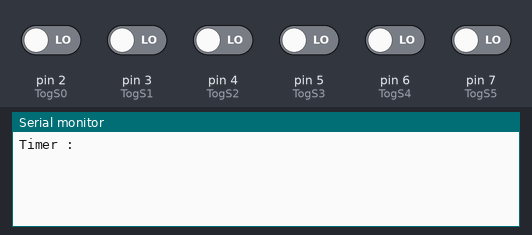
Bench run of a sketch on a simulated Arduino Uno, built with avr-gcc and run on an emulated ATmega328P. Parts: the last lines printed to the serial monitor. Inputs (shaded band) come from the test bench; at power-on: pin 2 (TogS0), pin 3 (TogS1), pin 4 (TogS2), pin 5 (TogS3), pin 6 (TogS4), pin 7 (TogS5) LOW.

Above: at 1.2 s.
1.3 s: pin 6 (TogS4) driven HIGH
At 1.8 s:
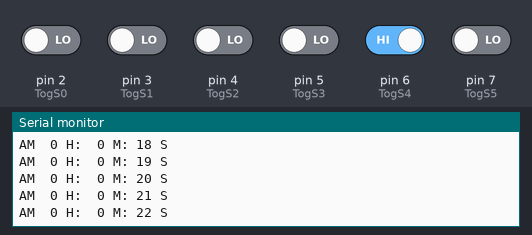
2.8 s: pin 3 (TogS1) driven HIGH
At 3.3 s:
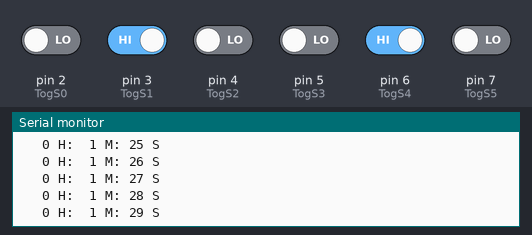
4.4 s: pin 7 (TogS5) driven HIGH
7.4 s: pin 7 (TogS5) driven LOW
At 7.9 s:
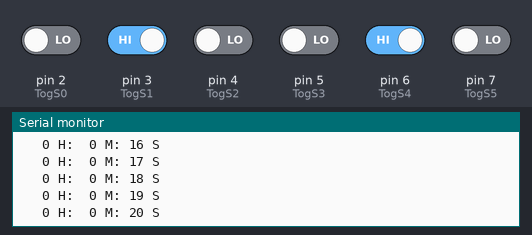
10.4 s: pin 7 (TogS5) driven HIGH
13.4 s: pin 2 (TogS0) driven HIGH and pin 3 (TogS1) driven LOW
At 13.9 s:
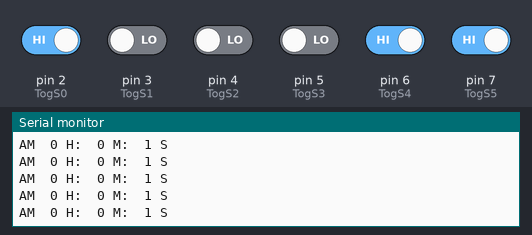
Timing chart, 0 to 16.4 s (numbered marks = the images above; inputs shaded):
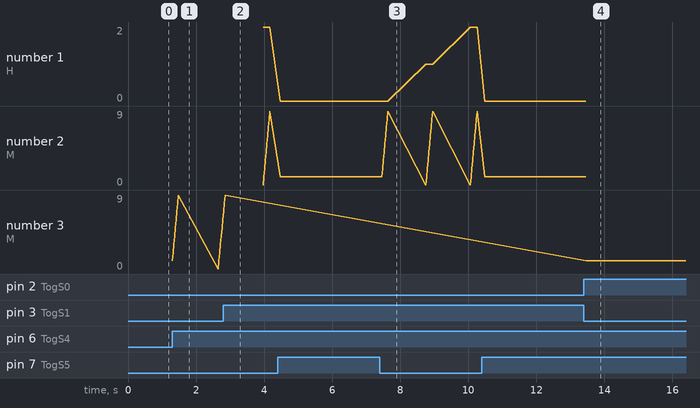

The sketch:

ngt_toggle_switch.ino
```cpp
// Faya-Nugget Sample Code
// Date: 2015/01/27
// Module Name: Toggle Switch
// Module Number: #ngt-di-toggle3-1A
// Description: Use toggle switch to control a 24-hour timer in serial monitor.
//              S0/S1 => switch time format (12hr / 24hr)
//              S2 => normal count speed
//              S3 => x10 count speed
//              S4 => start / stop counting
//              S5 => reset timer to 0H : 0M: 0S

// Wiring: Module Pin ==> Arduino Pin
//                 S0 ==> D2
//                 S1 ==> D3
//                 S2 ==> D4
//                 S3 ==> D5
//                 S4 ==> D6
//                 S5 ==> D7

// define pins
#define TogS0 2
#define TogS1 3
#define TogS2 4
#define TogS3 5
#define TogS4 6
#define TogS5 7

int timer[3]={00,00,0};
int ShowMode=0;
int TimeMode=1;
int delaytime=1000;

void setup()
{
  //setup uart baud rate.
  Serial.begin(9600);

  pinMode(TogS0, INPUT);
  pinMode(TogS1, INPUT);
  pinMode(TogS2, INPUT);
  pinMode(TogS3, INPUT);
  pinMode(TogS4, INPUT);
  pinMode(TogS5, INPUT);

  Serial.println("Timer :");

}


void loop()
{

  if(digitalRead(TogS0)==HIGH)                 //detect S0 state to switch timer format
    ShowMode=0;

  if(digitalRead(TogS1)==HIGH)
    ShowMode=1;

  if(digitalRead(TogS2)==HIGH && TimeMode==1)  //duration = 1 sec
    delay(delaytime);

  if(digitalRead(TogS3)==HIGH && TimeMode==1)  //duration 0.1 sec
    delay(delaytime/10);

  if(digitalRead(TogS4)==HIGH)                 //timer start
    TimeMode=1;
  else
    TimeMode=0;                                //timer  stop

  if(digitalRead(TogS5)==HIGH)                 //timer reset to 0H :0M :0S
    for(int i=0;i<3;i++)
      timer[i]=0;

  ShowTime();

}


void ShowTime()           //display timer
{
  if(TimeMode==1)
  {
      timer[2]++;
      if(timer[2]==60)
      {
        timer[2]=0;
        timer[1]++;
        if(timer[1]==60)
        {
          timer[1]=0;
          timer[0]++;
          if(timer[0]==25)
              timer[0]=0;
        }
      }

     if(ShowMode==1)
     {
       Serial.print("   ");
       Serial.print(timer[0]);
       Serial.print(" H: ");
     }
     else if(ShowMode==0)
     {
       if(timer[0]<13)
       {
         Serial.print("AM  ");
         Serial.print(timer[0]);
         Serial.print(" H: ");
       }
       else if(timer[0]>=13)
       {
         Serial.print("PM  ");
         Serial.print(timer[0]-12);
         Serial.print(" H: ");
       }
     }

     if(timer[1]<10)
       Serial.print(" ");
     Serial.print(timer[1]);
     Serial.print(" M: ");

     if(timer[2]<10)
       Serial.print(" ");
     Serial.print(timer[2]);
     Serial.println(" S ");
  }
}
```

Measured:
- after the input at 1.3 s, the serial monitor: prints a new line at once (image 1)
- after the input at 7.4 s, the serial monitor: prints a new line after 0.09 s (image 3)
- after the input at 13.4 s, the serial monitor: prints a new line after 0.07 s (image 4)
- plotted number 2: 1 → 9 after the input at 7.4 s
